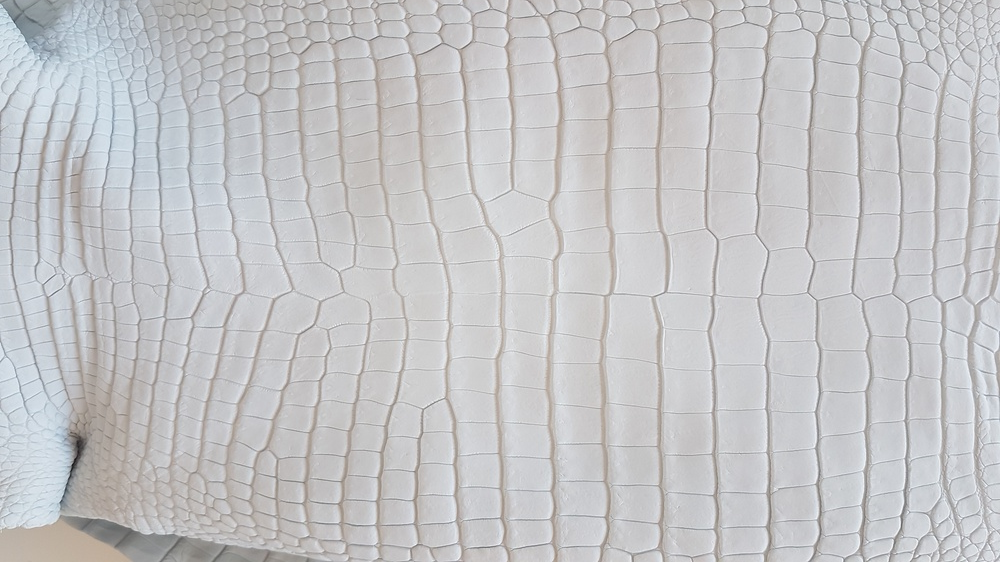
#> input picture app/resources/img2.jpg, 1000 x 562 px, shrunk from 2560 x 1440 before the run
$ python lesson6_arithmetic_operations_on_images.py
#> lines starting #> are read from the running program, lines starting #| are printed output that depends on the picture
import cv2
import numpy as np

PATH_TO_IMAGE = '../../resources/img2.jpg'
image = cv2.imread(PATH_TO_IMAGE)
#> image is the input picture: shape (562, 1000, 3); mean B, G, R 198.9, 197.1, 197
image_copy = image.copy()

cv2.namedWindow('image', cv2.WINDOW_NORMAL)
cv2.imshow('image', image)

image_add = cv2.add(image,image_copy)
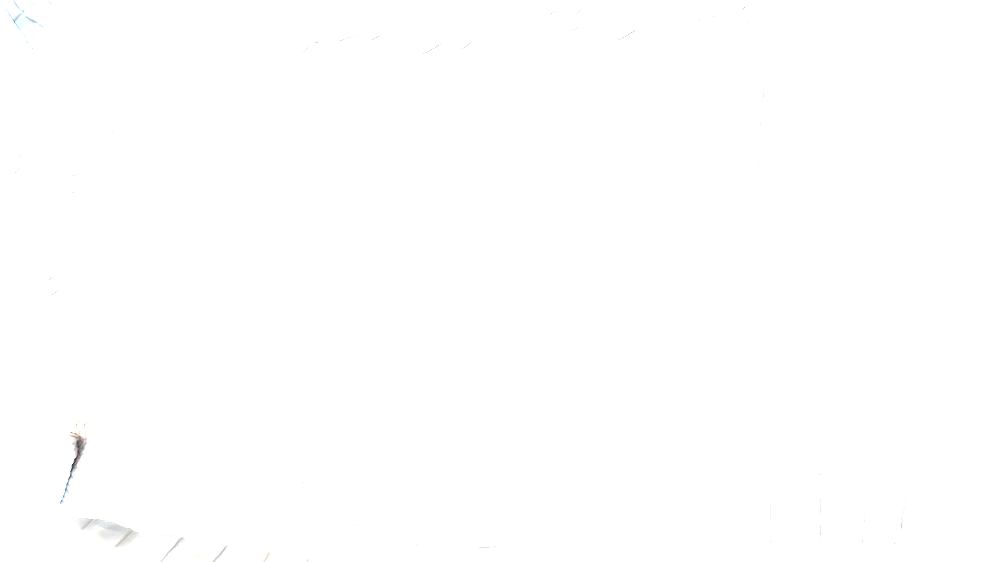
#> image_add: shape (562, 1000, 3); mean B, G, R 254.9, 254.9, 254.9
image_plus = image+image_copy
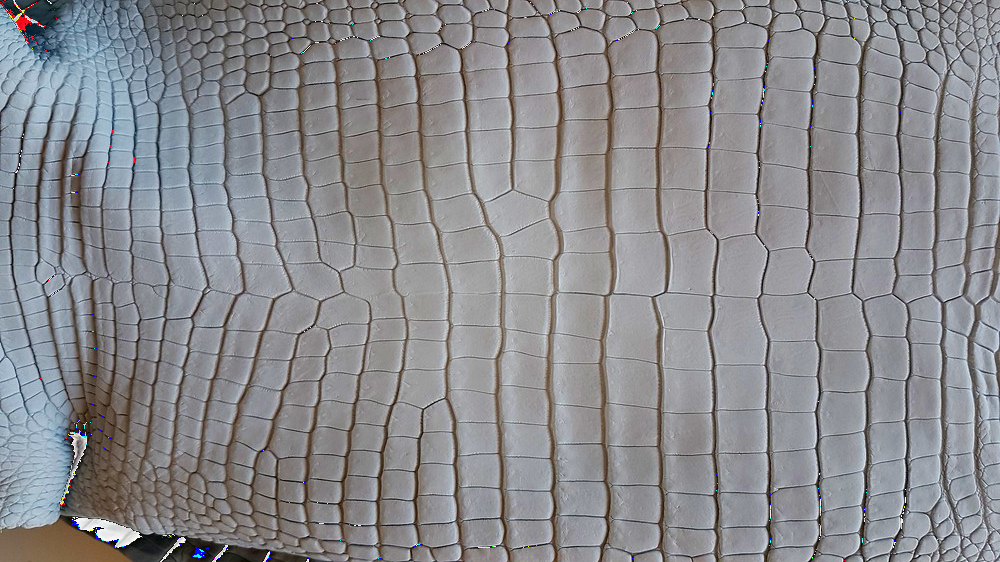
#> image_plus: shape (562, 1000, 3); mean B, G, R 142.9, 139.2, 139
image_delta = image_add-image_plus
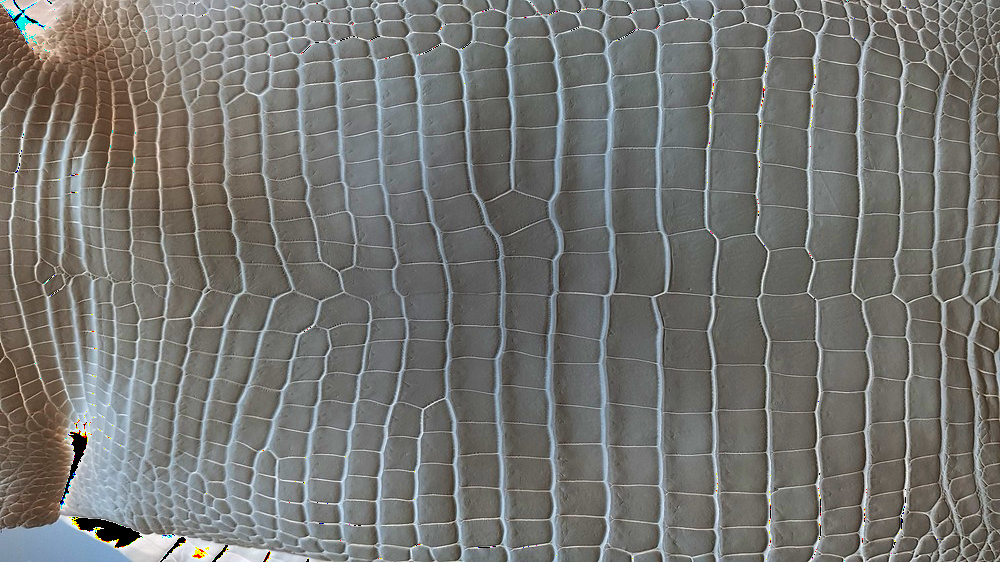
#> image_delta: shape (562, 1000, 3); mean B, G, R 112, 115.7, 115.8

cv2.namedWindow('image_add', cv2.WINDOW_NORMAL)
cv2.imshow('image_add', image_add)

cv2.namedWindow('image_plus', cv2.WINDOW_NORMAL)
cv2.imshow('image_plus', image_plus)

cv2.namedWindow('image_delta', cv2.WINDOW_NORMAL)
cv2.imshow('image_delta', image_delta)

cv2.waitKey(0)
cv2.destroyAllWindows()

$ run again, with app/resources/img1.jpg copied over app/resources/img2.jpg
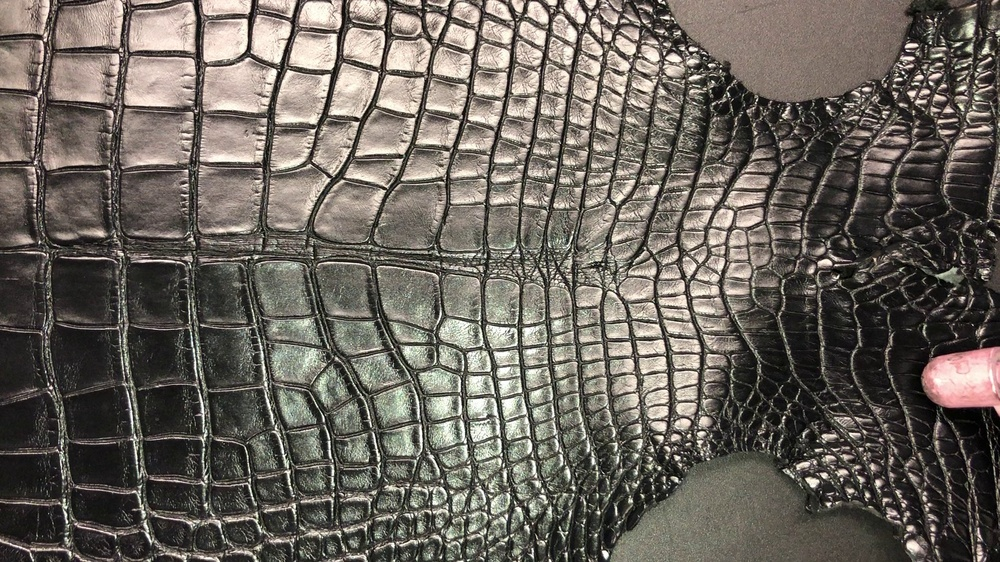
#> input picture app/resources/img1.jpg, 1000 x 562 px, shrunk from 1920 x 1080 before the run
#> image is the input picture: shape (562, 1000, 3); mean B, G, R 92.9, 100.5, 106.4
#> `image_plus = image+image_copy`:
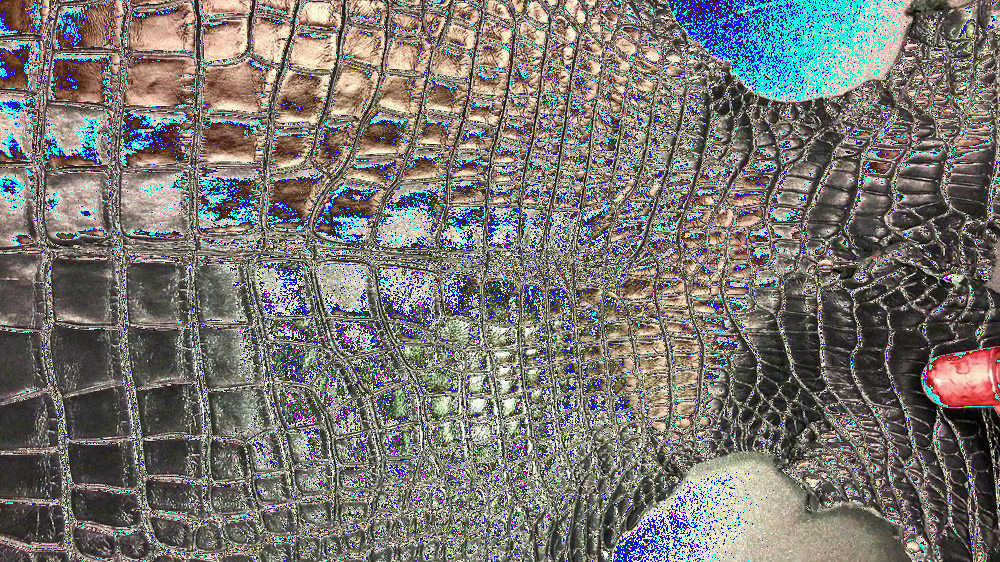
#> image_plus: shape (562, 1000, 3); mean B, G, R 113.8, 117.7, 120.5
#> `image_delta = image_add-image_plus`:
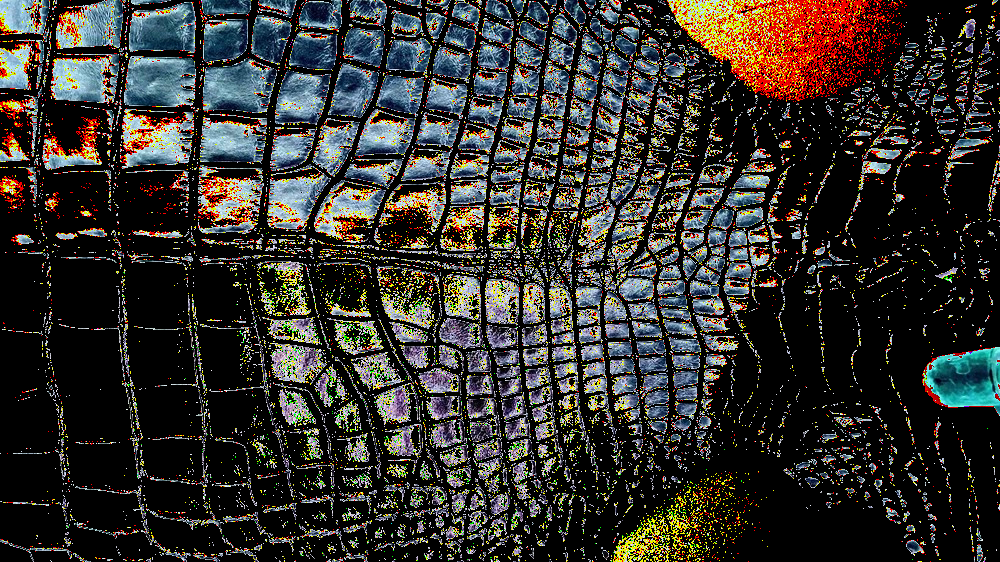
#> image_delta: shape (562, 1000, 3); mean B, G, R 45.9, 50.3, 52.7

$ run again, with app/resources/img3.jpg copied over app/resources/img2.jpg
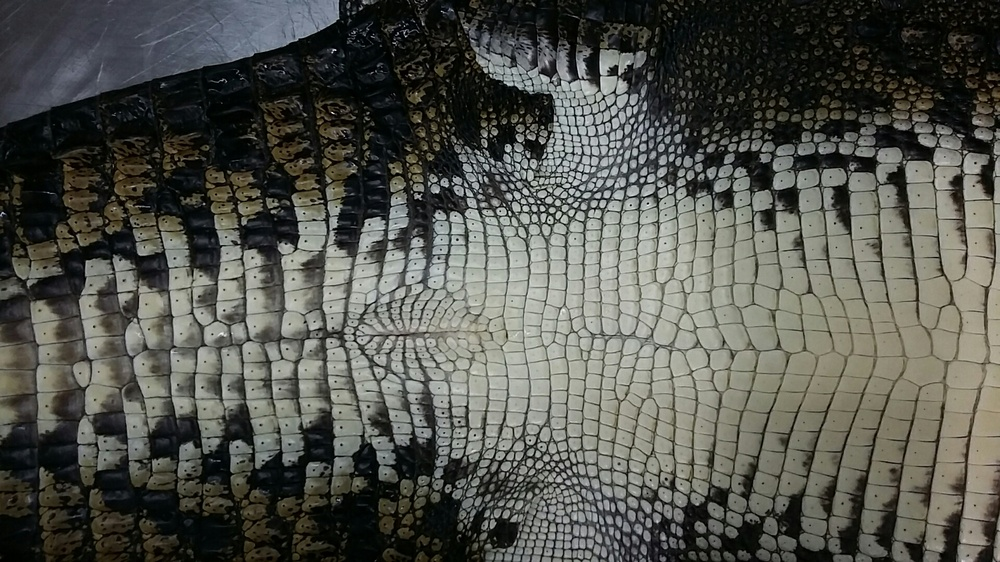
#> input picture app/resources/img3.jpg, 1000 x 562 px, shrunk from 1920 x 1080 before the run
#> image is the input picture: shape (562, 1000, 3); mean B, G, R 77.9, 84.6, 83.4
#> `image_plus = image+image_copy`:
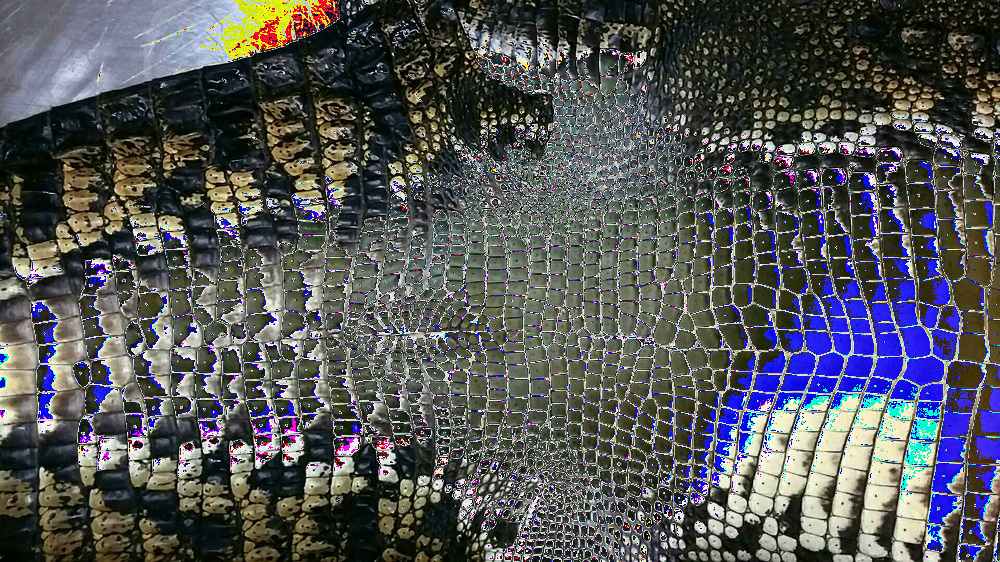
#> image_plus: shape (562, 1000, 3); mean B, G, R 87.9, 86.2, 84.7
#> `image_delta = image_add-image_plus`:
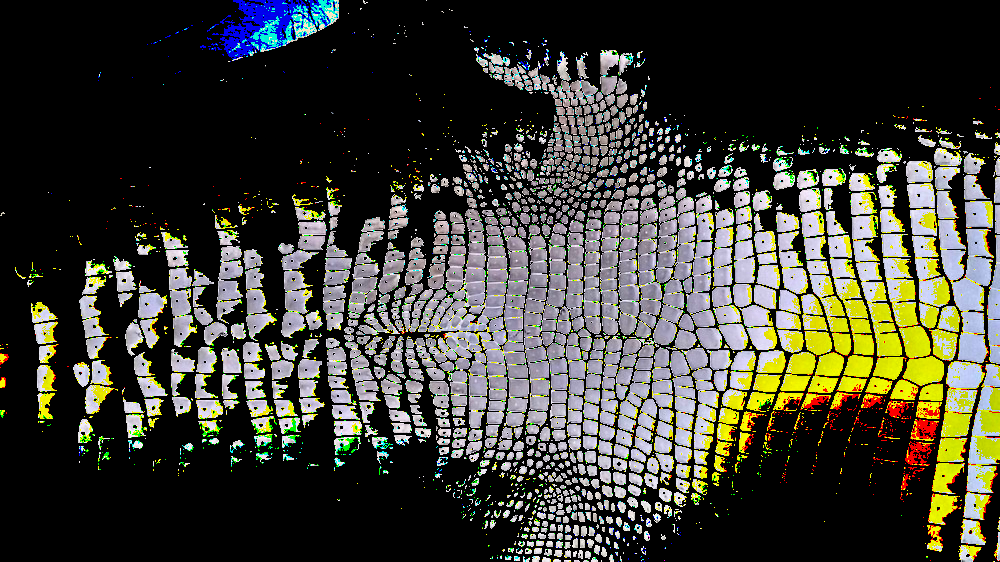
#> image_delta: shape (562, 1000, 3); mean B, G, R 54.3, 63.6, 63.6

$ run again, with app/resources/img4.jpg copied over app/resources/img2.jpg
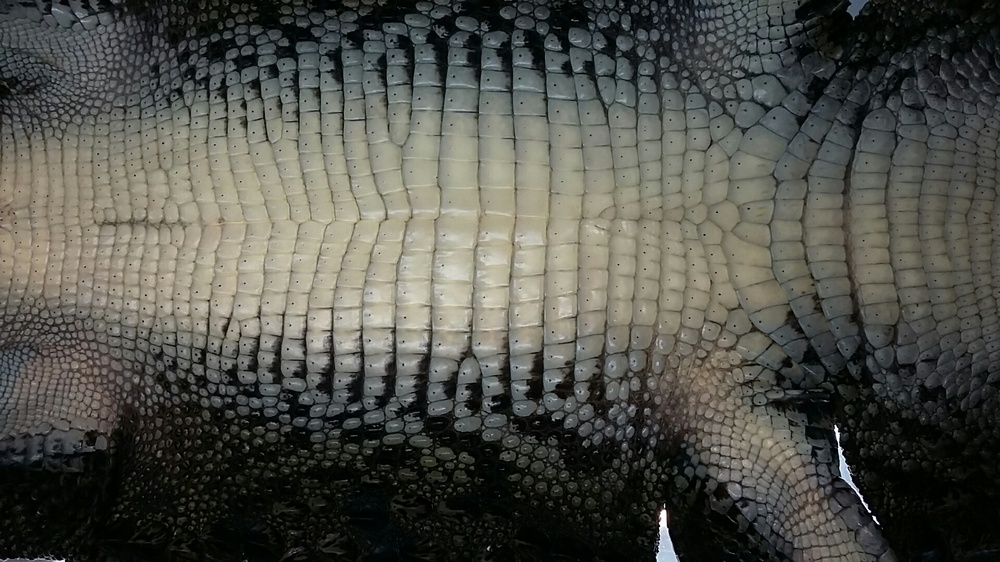
#> input picture app/resources/img4.jpg, 1000 x 562 px, shrunk from 1920 x 1080 before the run
#> image is the input picture: shape (562, 1000, 3); mean B, G, R 74.7, 81.6, 81.1
#> `image_plus = image+image_copy`:
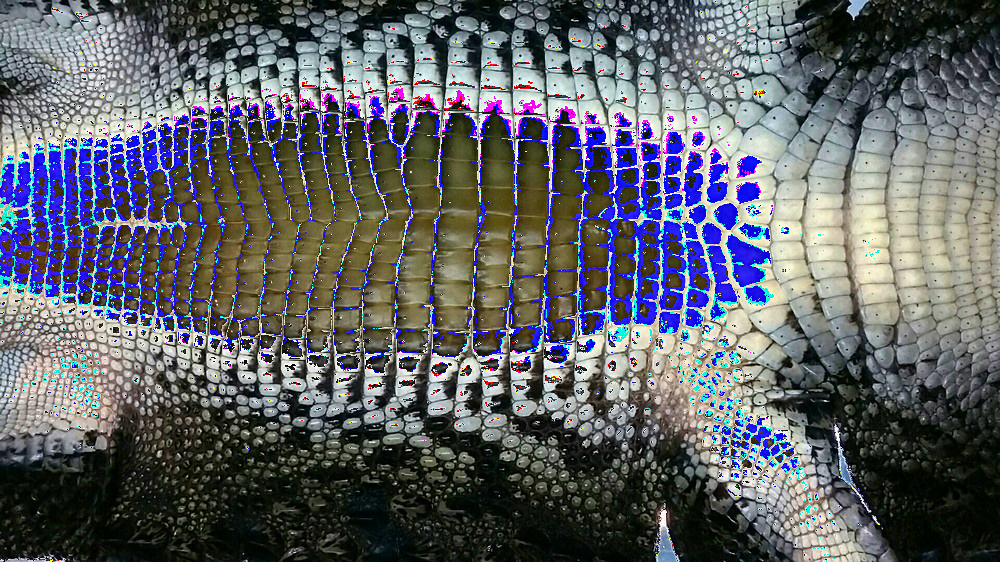
#> image_plus: shape (562, 1000, 3); mean B, G, R 103.2, 97.5, 94.4
#> `image_delta = image_add-image_plus`:
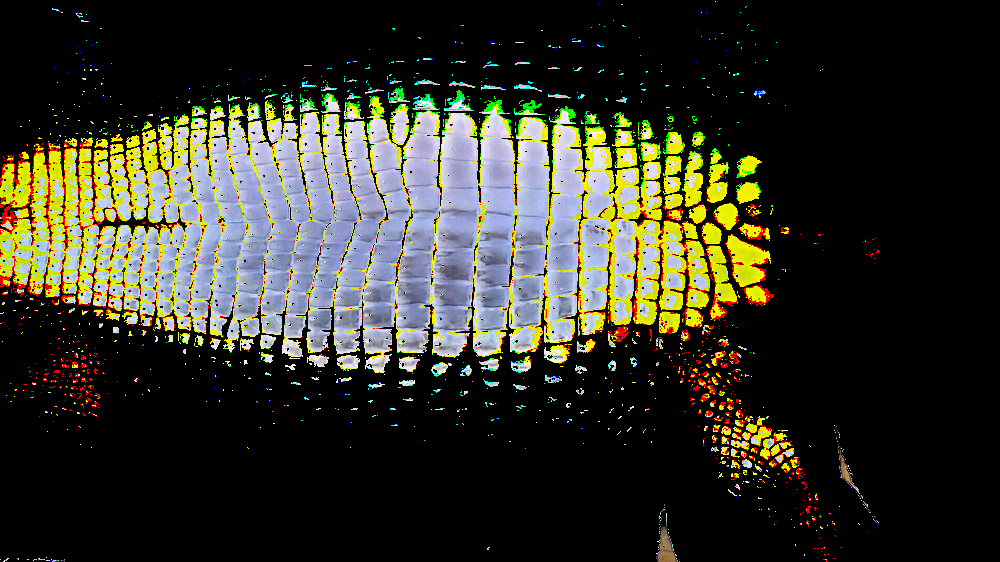
#> image_delta: shape (562, 1000, 3); mean B, G, R 39, 51, 51
